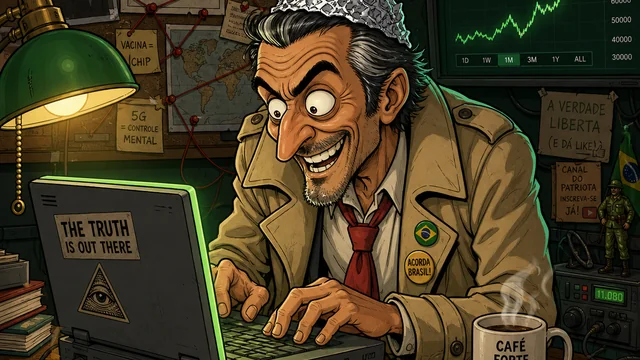
#> input picture src/assets/anim/p1_01/poster.webp, 640 x 360 px, found by its file name
$ python build_webp.py --dir ../../src/assets/anim/p1_01
#> lines starting #> are read from the running program, lines starting #| are printed output that depends on the picture
### tools/animia/tween.py
#!/usr/bin/env python3
# -*- coding: utf-8 -*-
"""
tools/animia/tween.py v3 — in-betweens suaves entre keyframes IA (v6.1).

Regras (auditadas após feedback do dono — "ponteiro bagunçado", "gotas acima"):
  * PAREAMENTO 1:1 — cada componente do lado A casa com no máximo um do lado B
    (template matching FFT). O elemento viaja UMA vez, do seu lugar em A até o
    lugar dele em B, num caminho único e desaparecendo (sem trilha dupla —
    era isso que duplicava gotas e criava cópias acima da pipeta).
  * Componente sem par (aparece/some) faz fade NO LUGAR (crossfade puro) —
    nunca "viaja" para longe.
  * Zonas de crossfade puro (tween.json → crossfade_rects): o ponteiro do
    medidor é ROTAÇÃO — traduzi-lo criava dois ponteiros fantasmas. Ali só
    crossfade (com keyframe intermediário IA, o arco fica contínuo).
  * Suavidade: easing smoothstep; delta entre desenhos consecutivos medido
    pelo lint Q8.
"""
from __future__ import annotations
import numpy as np
from collections import deque
from PIL import Image, ImageFilter

DEFAULTS = dict(thr=12.0, min_area=60, max_components=8, radius=70,
                match_min=0.72, min_travel=3, trail=0.85, crossfade_rects=[])


def _smoothstep(t: float) -> float:
    t = max(0.0, min(1.0, t))
    return t * t * (3 - 2 * t)


# [121 lines left out: functions diff_mask, components, match_offset, _in_rects, _soft_alpha, _over and 1 more, not called in this run]


def build_sequence(keys: dict, n_tweens: int = 4, cfg: dict | None = None) -> list:
    """keys: {nome: np.ndarray} em ordem natural (k01, k02, k05b, …)."""
    names = sorted(keys)
    seq = [np.clip(keys[names[0]], 0, 255).astype(np.uint8)]
    for a, b in zip(names, names[1:]):
        for k in range(1, n_tweens + 1):
            seq.append(tween(keys[a], keys[b], k / (n_tweens + 1), cfg))
        seq.append(np.clip(keys[b], 0, 255).astype(np.uint8))
    return seq

### tools/animia/build_webp.py
#!/usr/bin/env python3
# -*- coding: utf-8 -*-
"""
tools/animia/build_webp.py — entrega v6.1: loop SUAVE (poses IA + tweens v3).

  * sequência = keyframes em ordem natural (k01=poster, k02…kNN, suporta
    intermediários como k05b) com 4 tweens entre cada par (pareamento 1:1,
    caminho único, zonas de crossfade via tween.json)
  * loop.webp (5 s, loop=0) + frames/ff_XX.webp + contact.png + meta.json
  * QA integrado: Q8_smoothness = max Δ entre desenhos consecutivos ≤ 12
  * keyframes reprovados no qa.json (Q5) saem da sequência

Uso: python3 tools/animia/build_webp.py --dir src/assets/anim/p5_02/v6
"""
from __future__ import annotations
import argparse
import glob
import json
import os
import re
import sys

import numpy as np
from PIL import Image, ImageDraw, ImageFont

sys.path.insert(0, os.path.dirname(os.path.abspath(__file__)))
import tween as tween_mod

SIZE = (640, 360)


def _font(sz):
    try:
        return ImageFont.load_default(size=sz)
    except TypeError:
        return ImageFont.load_default()


def _natkey(path: str):
    m = re.match(r"k(\d+)([a-z]?)*\.png$", os.path.basename(path))
    return (int(m.group(1)), m.group(2) or "")


def load_keys(kdir: str):
    """Q01 = poster; depois todos k*.png em ordem natural, menos os reprovados."""
#> called with kdir = '../../src/assets/anim/p1_01'
    poster = Image.open(os.path.join(kdir, "..", "poster.webp")).convert("RGB")
#> poster is the input picture: PIL image 640x360 RGB; mean R, G, B 72.2, 61.5, 36.6
    keys = {"k01": np.asarray(poster.resize(SIZE, Image.LANCZOS), dtype=np.float32)}
    bad = set()
    qap = os.path.join(kdir, "qa.json")
    if os.path.exists(qap):
        qa = json.load(open(qap))
        q5 = qa.get("Q5_palette_shift", {})
        if isinstance(q5, dict) and q5.get("ok") is False and q5.get("frame"):
            bad.add(q5["frame"])  # nome do keyframe (ex.: 'k05b')
    for p in sorted(glob.glob(os.path.join(kdir, "k*.png")), key=_natkey):
        name = os.path.basename(p)[:-4]
        if name in bad:
            continue
        keys[name] = np.asarray(Image.open(p).convert("RGB").resize(
            SIZE, Image.LANCZOS), dtype=np.float32)
    return keys, sorted(bad)


def build(kdir: str, quality: int = 78, n_tweens: int = 4) -> dict:
    cfg = {}
    cj = os.path.join(kdir, "tween.json")
    if os.path.exists(cj):
        cfg = json.load(open(cj))
    keys, excluded = load_keys(kdir)
#> keys = 1 item; excluded = []
    seq = tween_mod.build_sequence(keys, n_tweens, cfg)
#> in build_sequence, `names = sorted(keys)`: names = ['k01']
#> after the loop in build_sequence, `for a, b in zip(names, names[1:]):`: seq = 1 item
#> seq = 1 item
    seq[-1] = np.clip(keys["k01"], 0, 255).astype(np.uint8)  # emenda = poster (Δ0)
    n = len(seq)
#> n = 1
    durs = [round(5000 / n)] * n
#> durs = [5000]
    durs[-1] += 5000 - sum(durs)

    loop_path = os.path.join(kdir, "loop.webp")
    imgs = [Image.fromarray(f) for f in seq]
#> imgs = 1 item
    imgs[0].save(loop_path, save_all=True, append_images=imgs[1:],
                 duration=durs, loop=0, quality=quality, method=6)

    fdir = os.path.join(kdir, "frames")
    os.makedirs(fdir, exist_ok=True)
    for old in os.listdir(fdir):
        os.remove(os.path.join(fdir, old))
    for i, f in enumerate(imgs):
        f.save(os.path.join(fdir, f"ff_{i:02d}.webp"), quality=85)
#> this loop made 1 pass

    tw, th = 300, 169
    cols = 6
    rows = (n + cols - 1) // cols
#> rows = 1
    sheet = Image.new("RGB", (tw * cols, (th + 18) * rows), (14, 15, 20))
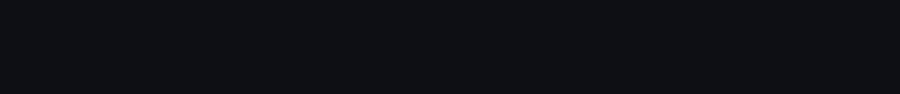
#> sheet: PIL image 1800x187 RGB (shown at 1/2 size); mean R, G, B 14, 15, 20
    d = ImageDraw.Draw(sheet)
    for i, f in enumerate(imgs):
        x, y = (i % cols) * tw, (i // cols) * (th + 18)
        sheet.paste(f.resize((tw, th), Image.LANCZOS), (x, y))
        d.text((x + 5, y + th + 2), f"#{i:02d}", fill=(225, 228, 238), font=_font(12))
#> this loop made 1 pass
#> (x, y) on pass 1: (0, 0)
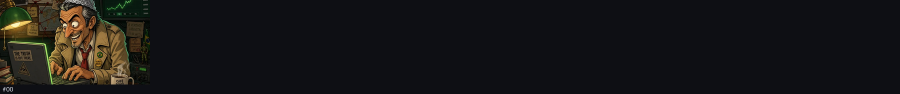
#> sheet: PIL image 1800x187 RGB (shown at 1/2 size); mean R, G, B 22.8, 22, 22.5
    sheet.save(os.path.join(kdir, "contact.png"))

    lums = [f.mean(axis=2) for f in seq]
#> lums = 1 item
    deltas = [float(np.abs(lums[i + 1] - lums[i]).mean()) for i in range(n - 1)]
#> deltas = []
#> (the run stopped early here; a loop or call above may not have finished)
